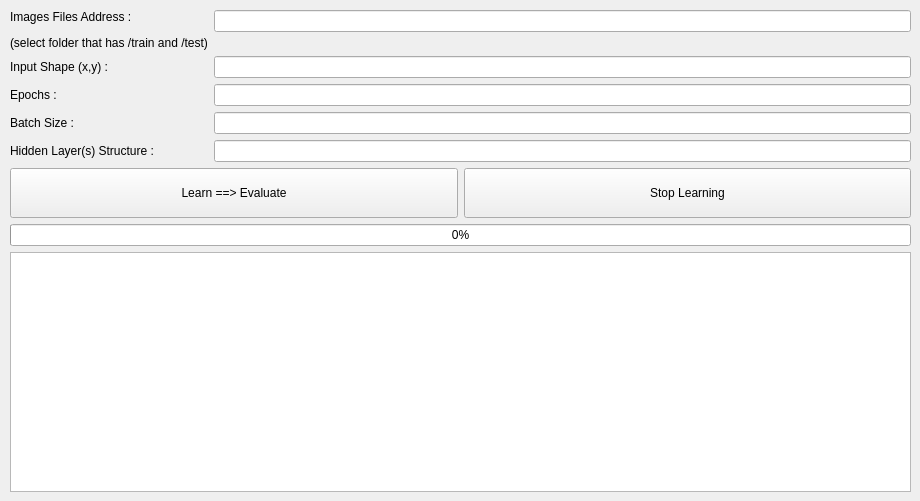
      <widget class="QWidget" name="fourthPart">
       <attribute name="title">
        <string>Image Classification</string>
       </attribute>
       <widget class="QWidget" name="layoutWidget_4">
        <property name="geometry">
         <rect>
          <x>10</x>
          <y>10</y>
          <width>901</width>
          <height>482</height>
         </rect>
        </property>
        <layout class="QVBoxLayout" name="verticalLayout_5">
         <item>
          <layout class="QHBoxLayout" name="horizontalLayout_10">
           <item>
            <layout class="QFormLayout" name="formLayout_8">
             <property name="formAlignment">
              <set>Qt::AlignLeading|Qt::AlignLeft|Qt::AlignTop</set>
             </property>
             <item row="0" column="0">
              <widget class="QLabel" name="lbl1_25">
               <property name="frameShape">
                <enum>QFrame::NoFrame</enum>
               </property>
               <property name="text">
                <string>&lt;html&gt;&lt;head/&gt;&lt;body&gt;&lt;p&gt;Images Files Address :&lt;/p&gt;&lt;p&gt;(select folder that has /train and /test)&lt;/p&gt;&lt;/body&gt;&lt;/html&gt;</string>
               </property>
               <property name="textFormat">
                <enum>Qt::RichText</enum>
               </property>
              </widget>
             </item>
             <item row="0" column="1">
              <widget class="QLineEdit" name="fileAddress4"/>
             </item>
             <item row="1" column="0">
              <widget class="QLabel" name="lbl1_26">
               <property name="frameShape">
                <enum>QFrame::NoFrame</enum>
               </property>
               <property name="text">
                <string>Input Shape (x,y) :</string>
               </property>
              </widget>
             </item>
             <item row="1" column="1">
              <widget class="QLineEdit" name="shape4"/>
             </item>
             <item row="2" column="0">
              <widget class="QLabel" name="lbl1_27">
               <property name="frameShape">
                <enum>QFrame::NoFrame</enum>
               </property>
               <property name="text">
                <string>Epochs :</string>
               </property>
              </widget>
             </item>
             <item row="2" column="1">
              <widget class="QLineEdit" name="epochs4"/>
             </item>
             <item row="3" column="1">
              <widget class="QLineEdit" name="batch4"/>
             </item>
             <item row="3" column="0">
              <widget class="QLabel" name="lbl1_28">
               <property name="frameShape">
                <enum>QFrame::NoFrame</enum>
               </property>
               <property name="text">
                <string>Batch Size :</string>
               </property>
              </widget>
             </item>
             <item row="4" column="0">
              <widget class="QLabel" name="lbl1_38">
               <property name="frameShape">
                <enum>QFrame::NoFrame</enum>
               </property>
               <property name="text">
                <string>Hidden Layer(s) Structure :</string>
               </property>
              </widget>
             </item>
             <item row="4" column="1">
              <widget class="QLineEdit" name="layers4"/>
             </item>
            </layout>
           </item>
          </layout>
         </item>
         <item>
          <layout class="QHBoxLayout" name="horizontalLayout_11">
           <item>
            <widget class="QPushButton" name="learn4">
             <property name="sizePolicy">
              <sizepolicy hsizetype="Minimum" vsizetype="Expanding">
               <horstretch>0</horstretch>
               <verstretch>0</verstretch>
              </sizepolicy>
             </property>
             <property name="minimumSize">
              <size>
               <width>0</width>
               <height>50</height>
              </size>
             </property>
             <property name="maximumSize">
              <size>
               <width>16777215</width>
               <height>50</height>
              </size>
             </property>
             <property name="text">
              <string>Learn ==&gt; Evaluate</string>
             </property>
            </widget>
           </item>
           <item>
            <widget class="QPushButton" name="stop4">
             <property name="sizePolicy">
              <sizepolicy hsizetype="Minimum" vsizetype="Expanding">
               <horstretch>0</horstretch>
               <verstretch>0</verstretch>
              </sizepolicy>
             </property>
             <property name="minimumSize">
              <size>
               <width>0</width>
               <height>50</height>
              </size>
             </property>
             <property name="maximumSize">
              <size>
               <width>16777215</width>
               <height>50</height>
              </size>
             </property>
             <property name="text">
              <string>Stop Learning</string>
             </property>
            </widget>
           </item>
          </layout>
         </item>
         <item>
          <widget class="QProgressBar" name="prgBar4">
           <property name="value">
            <number>0</number>
           </property>
          </widget>
         </item>
         <item>
          <layout class="QHBoxLayout" name="horizontalLayout_12">
           <item>
            <layout class="QHBoxLayout" name="pltLayout4"/>
           </item>
           <item>
            <widget class="QTextEdit" name="status4">
             <property name="sizePolicy">
              <sizepolicy hsizetype="Preferred" vsizetype="MinimumExpanding">
               <horstretch>0</horstretch>
               <verstretch>0</verstretch>
              </sizepolicy>
             </property>
             <property name="font">
              <font>
               <family>Consolas</family>
              </font>
             </property>
             <property name="lineWrapMode">
              <enum>QTextEdit::NoWrap</enum>
             </property>
             <property name="readOnly">
              <bool>true</bool>
             </property>
             <property name="html">
              <string>&lt;!DOCTYPE HTML PUBLIC &quot;-//W3C//DTD HTML 4.0//EN&quot; &quot;http://www.w3.org/TR/REC-html40/strict.dtd&quot;&gt;
&lt;html&gt;&lt;head&gt;&lt;meta name=&quot;qrichtext&quot; content=&quot;1&quot; /&gt;&lt;style type=&quot;text/css&quot;&gt;
p, li { white-space: pre-wrap; }
&lt;/style&gt;&lt;/head&gt;&lt;body style=&quot; font-family:'Consolas'; font-size:8pt; font-weight:400; font-style:normal;&quot;&gt;
&lt;p style=&quot;-qt-paragraph-type:empty; margin-top:0px; margin-bottom:0px; margin-left:0px; margin-right:0px; -qt-block-indent:0; text-indent:0px; font-family:'Consolas','Segoe UI';&quot;&gt;&lt;br /&gt;&lt;/p&gt;&lt;/body&gt;&lt;/html&gt;</string>
             </property>
            </widget>
           </item>
          </layout>
         </item>
        </layout>
       </widget>
      </widget>
